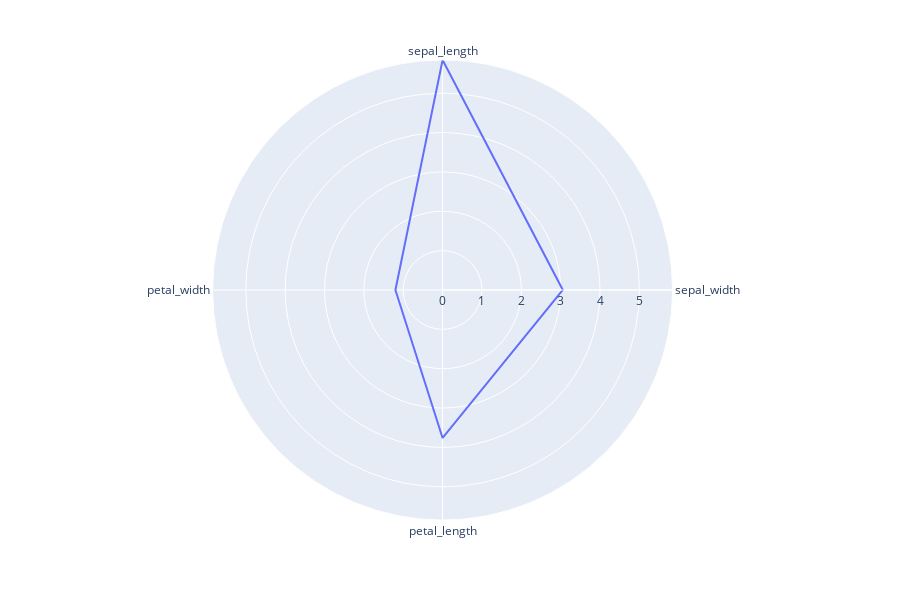

Notebook cell for this chart:
### Code cell
fig = px.line_polar(df_iris_mean, r='mean', theta='index', line_close=True)
fig.show()

### Figure 1 — Plotly figure (JSON) as saved in the notebook; plotly's stock layout.template omitted (floating-point values rounded to 4 significant figures)
{"data": [{"hoverlabel": {"namelength": 0}, "hovertemplate": "mean=%{r}<br>index=%{theta}", "legendgroup": "", "line": {"color": "#636efa", "dash": "solid"}, "mode": "lines", "name": "", "r": [5.843, 3.054, 3.759, 1.199, 5.843], "showlegend": false, "subplot": "polar", "theta": ["sepal_length", "sepal_width", "petal_length", "petal_width", "sepal_length"], "type": "scatterpolar"}], "layout": {"height": 600, "legend": {"tracegroupgap": 0}, "margin": {"t": 60}, "polar": {"angularaxis": {"direction": "clockwise", "rotation": 90}, "domain": {"x": [0, 0.98], "y": [0, 1]}}}}
